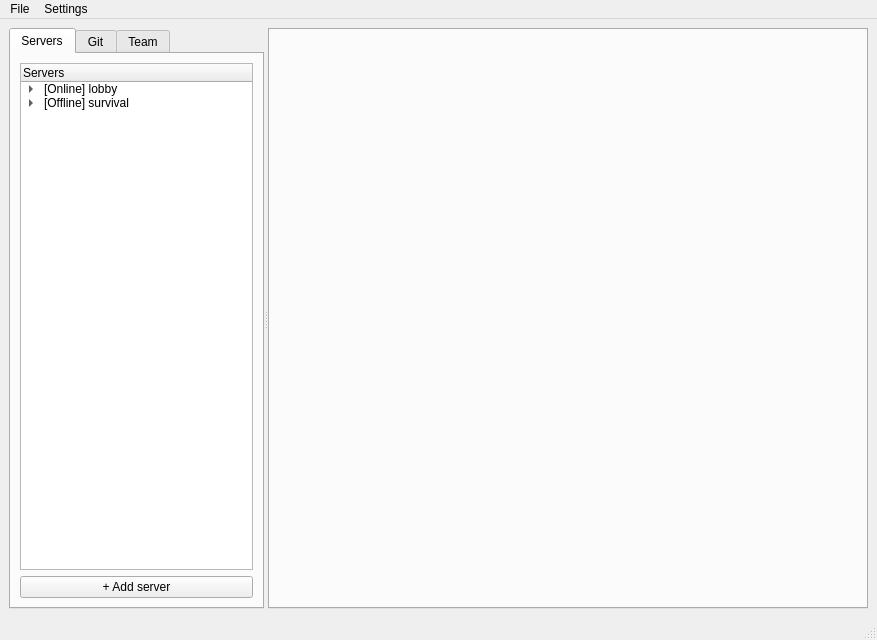
<?xml version="1.0" encoding="UTF-8"?>
<ui version="4.0">
 <author>Benjamin Austin Jr</author>
 <class>HassiumServerManager</class>
 <widget class="QMainWindow" name="HassiumServerManager">
  <property name="geometry">
   <rect>
    <x>0</x>
    <y>0</y>
    <width>877</width>
    <height>640</height>
   </rect>
  </property>
  <property name="windowTitle">
   <string>[Hassium] ServerManager</string>
  </property>
  <widget class="QWidget" name="centralwidget">
   <layout class="QHBoxLayout" name="horizontalLayout">
    <item>
     <widget class="QSplitter" name="splitter">
      <property name="orientation">
       <enum>Qt::Horizontal</enum>
      </property>
      <property name="childrenCollapsible">
       <bool>false</bool>
      </property>
      <widget class="QTabWidget" name="ActionTabs">
       <property name="sizePolicy">
        <sizepolicy hsizetype="Preferred" vsizetype="Preferred">
         <horstretch>0</horstretch>
         <verstretch>0</verstretch>
        </sizepolicy>
       </property>
       <property name="minimumSize">
        <size>
         <width>191</width>
         <height>0</height>
        </size>
       </property>
       <property name="maximumSize">
        <size>
         <width>400</width>
         <height>16777215</height>
        </size>
       </property>
       <property name="baseSize">
        <size>
         <width>300</width>
         <height>0</height>
        </size>
       </property>
       <property name="currentIndex">
        <number>0</number>
       </property>
       <widget class="QWidget" name="ServerList">
        <attribute name="title">
         <string>Servers</string>
        </attribute>
        <layout class="QVBoxLayout" name="verticalLayout_2">
         <item>
          <widget class="QTreeWidget" name="ServerTreeView">
           <column>
            <property name="text">
             <string>Servers</string>
            </property>
           </column>
           <item>
            <property name="text">
             <string>[Online] lobby</string>
            </property>
            <item>
             <property name="text">
              <string>Overview</string>
             </property>
            </item>
            <item>
             <property name="text">
              <string>Console</string>
             </property>
            </item>
            <item>
             <property name="text">
              <string>Files</string>
             </property>
             <item>
              <property name="text">
               <string>Plugins</string>
              </property>
             </item>
             <item>
              <property name="text">
               <string>Configs</string>
              </property>
             </item>
             <item>
              <property name="text">
               <string>Worlds</string>
              </property>
             </item>
             <item>
              <property name="text">
               <string>Logs</string>
              </property>
             </item>
            </item>
           </item>
           <item>
            <property name="text">
             <string>[Offline] survival</string>
            </property>
            <item>
             <property name="text">
              <string>Overview</string>
             </property>
            </item>
            <item>
             <property name="text">
              <string>Console</string>
             </property>
            </item>
            <item>
             <property name="text">
              <string>Files</string>
             </property>
             <item>
              <property name="text">
               <string>Plugins</string>
              </property>
             </item>
             <item>
              <property name="text">
               <string>Configs</string>
              </property>
             </item>
             <item>
              <property name="text">
               <string>Worlds</string>
              </property>
             </item>
             <item>
              <property name="text">
               <string>Logs</string>
              </property>
             </item>
            </item>
           </item>
          </widget>
         </item>
         <item>
          <widget class="QPushButton" name="addServerButton">
           <property name="text">
            <string>+ Add server</string>
           </property>
          </widget>
         </item>
        </layout>
       </widget>
       <widget class="QWidget" name="Git">
        <attribute name="title">
         <string>Git</string>
        </attribute>
        <layout class="QVBoxLayout" name="verticalLayout">
         <item>
          <widget class="QWidget" name="Buttons" native="true">
           <layout class="QHBoxLayout" name="horizontalLayout_2">
            <item>
             <widget class="QPushButton" name="CommitButton">
              <property name="text">
               <string>Commit</string>
              </property>
             </widget>
            </item>
            <item>
             <widget class="QPushButton" name="PushButton">
              <property name="text">
               <string>Push</string>
              </property>
             </widget>
            </item>
            <item>
             <widget class="QPushButton" name="PullButton">
              <property name="text">
               <string>Pull</string>
              </property>
             </widget>
            </item>
            <item>
             <widget class="QPushButton" name="ExtrasButton">
              <property name="maximumSize">
               <size>
                <width>20</width>
                <height>16777215</height>
               </size>
              </property>
              <property name="contextMenuPolicy">
               <enum>Qt::DefaultContextMenu</enum>
              </property>
              <property name="text">
               <string>⋮</string>
              </property>
              <property name="flat">
               <bool>true</bool>
              </property>
             </widget>
            </item>
           </layout>
          </widget>
         </item>
         <item>
          <widget class="QLineEdit" name="CommitMessage">
           <property name="placeholderText">
            <string>Commit Message</string>
           </property>
          </widget>
         </item>
         <item>
          <widget class="QLabel" name="label_2">
           <property name="text">
            <string>Staged Changes</string>
           </property>
          </widget>
         </item>
         <item>
          <widget class="QListWidget" name="StagedChanges">
           <property name="editTriggers">
            <set>QAbstractItemView::NoEditTriggers</set>
           </property>
           <property name="dragEnabled">
            <bool>true</bool>
           </property>
           <property name="dragDropMode">
            <enum>QAbstractItemView::DragDrop</enum>
           </property>
           <property name="defaultDropAction">
            <enum>Qt::MoveAction</enum>
           </property>
          </widget>
         </item>
         <item>
          <widget class="QLabel" name="label">
           <property name="text">
            <string>Unstaged Changes</string>
           </property>
          </widget>
         </item>
         <item>
          <widget class="QListWidget" name="UnstagedChanges">
           <property name="dragEnabled">
            <bool>true</bool>
           </property>
           <property name="dragDropMode">
            <enum>QAbstractItemView::DragDrop</enum>
           </property>
           <property name="defaultDropAction">
            <enum>Qt::MoveAction</enum>
           </property>
           <item>
            <property name="text">
             <string>(C)  [Lobby] Server.properties</string>
            </property>
           </item>
           <item>
            <property name="text">
             <string>(C)  [Lobby] Plugins/essentials/config.yml</string>
            </property>
           </item>
          </widget>
         </item>
        </layout>
       </widget>
       <widget class="QWidget" name="Team">
        <attribute name="title">
         <string>Team</string>
        </attribute>
        <layout class="QVBoxLayout" name="verticalLayout_3">
         <item>
          <widget class="QLabel" name="label_3">
           <property name="text">
            <string>Members</string>
           </property>
          </widget>
         </item>
         <item>
          <widget class="QTreeWidget" name="treeWidget">
           <attribute name="headerCascadingSectionResizes">
            <bool>true</bool>
           </attribute>
           <attribute name="headerMinimumSectionSize">
            <number>59</number>
           </attribute>
           <attribute name="headerDefaultSectionSize">
            <number>180</number>
           </attribute>
           <column>
            <property name="text">
             <string>User</string>
            </property>
           </column>
           <column>
            <property name="text">
             <string>Info</string>
            </property>
           </column>
           <item>
            <property name="text">
             <string>Spidertyler2005</string>
            </property>
            <property name="text">
             <string>Owner</string>
            </property>
            <item>
             <property name="text">
              <string>Last Online</string>
             </property>
             <property name="text">
              <string>12/16/21 22:56:17</string>
             </property>
            </item>
            <item>
             <property name="text">
              <string>Total Commits</string>
             </property>
             <property name="text">
              <string>16</string>
             </property>
            </item>
            <item>
             <property name="text">
              <string>Average Commits</string>
             </property>
             <property name="text">
              <string>16</string>
             </property>
            </item>
            <item>
             <property name="text">
              <string>Account Created</string>
             </property>
             <property name="text">
              <string>12/14/21 22:56:17</string>
             </property>
            </item>
            <item>
             <property name="text">
              <string>Allowed Server</string>
             </property>
             <property name="text">
              <string>*</string>
             </property>
            </item>
           </item>
           <item>
            <property name="text">
             <string>Ricky Bobby</string>
            </property>
            <property name="text">
             <string>Member</string>
            </property>
            <item>
             <property name="text">
              <string>Last Online</string>
             </property>
             <property name="text">
              <string>12/15/21 22:56:17</string>
             </property>
            </item>
            <item>
             <property name="text">
              <string>Total Commits</string>
             </property>
             <property name="text">
              <string>2</string>
             </property>
            </item>
            <item>
             <property name="text">
              <string>Average Commits</string>
             </property>
             <property name="text">
              <string>2</string>
             </property>
            </item>
            <item>
             <property name="text">
              <string>Account Created</string>
             </property>
             <property name="text">
              <string>12/14/21 22:56:17</string>
             </property>
            </item>
            <item>
             <property name="text">
              <string>Allowed Server</string>
             </property>
             <property name="text">
              <string>Lobby</string>
             </property>
            </item>
           </item>
          </widget>
         </item>
        </layout>
       </widget>
      </widget>
      <widget class="QTabWidget" name="Tabs">
       <property name="sizePolicy">
        <sizepolicy hsizetype="Preferred" vsizetype="Preferred">
         <horstretch>0</horstretch>
         <verstretch>0</verstretch>
        </sizepolicy>
       </property>
       <property name="minimumSize">
        <size>
         <width>600</width>
         <height>0</height>
        </size>
       </property>
       <property name="currentIndex">
        <number>-1</number>
       </property>
       <property name="tabsClosable">
        <bool>true</bool>
       </property>
       <property name="movable">
        <bool>true</bool>
       </property>
      </widget>
     </widget>
    </item>
   </layout>
  </widget>
  <widget class="QMenuBar" name="menubar">
   <property name="geometry">
    <rect>
     <x>0</x>
     <y>0</y>
     <width>877</width>
     <height>30</height>
    </rect>
   </property>
   <widget class="QMenu" name="menufile">
    <property name="title">
     <string>File</string>
    </property>
    <addaction name="actionConnect_To_Remote"/>
    <addaction name="actionDelete_Saved_Files"/>
   </widget>
   <widget class="QMenu" name="menuoptions">
    <property name="title">
     <string>Settings</string>
    </property>
    <addaction name="actionConfigure_Defaults"/>
    <addaction name="actionConfigure_Default_Plugins"/>
   </widget>
   <addaction name="menufile"/>
   <addaction name="menuoptions"/>
  </widget>
  <widget class="QStatusBar" name="statusbar"/>
  <action name="actionConnect_To_Remote">
   <property name="text">
    <string>Connect To Remote</string>
   </property>
  </action>
  <action name="actionDelete_Saved_Files">
   <property name="text">
    <string>Delete Saved Files</string>
   </property>
  </action>
  <action name="actionConfigure_Defaults">
   <property name="text">
    <string>Configure Defaults</string>
   </property>
  </action>
  <action name="actionConfigure_Default_Plugins">
   <property name="text">
    <string>Configure Default Plugins</string>
   </property>
  </action>
 </widget>
 <resources/>
 <connections/>
</ui>
